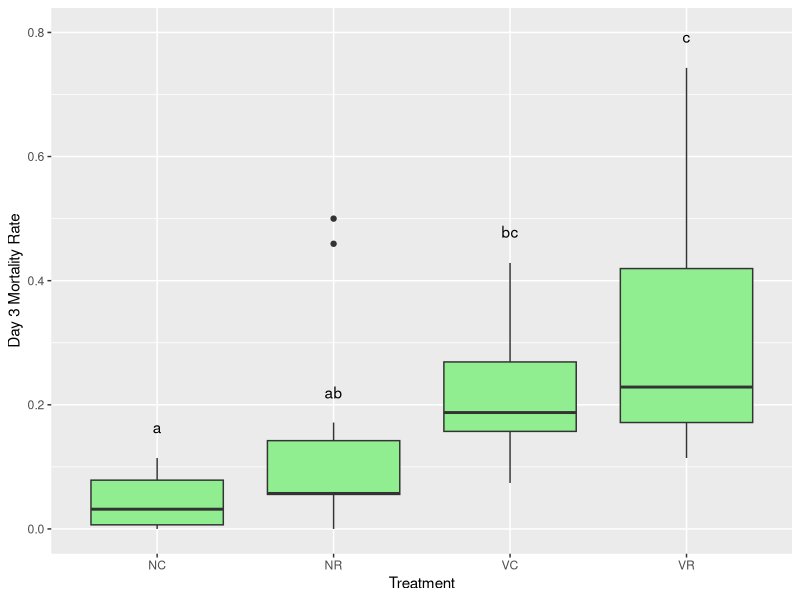
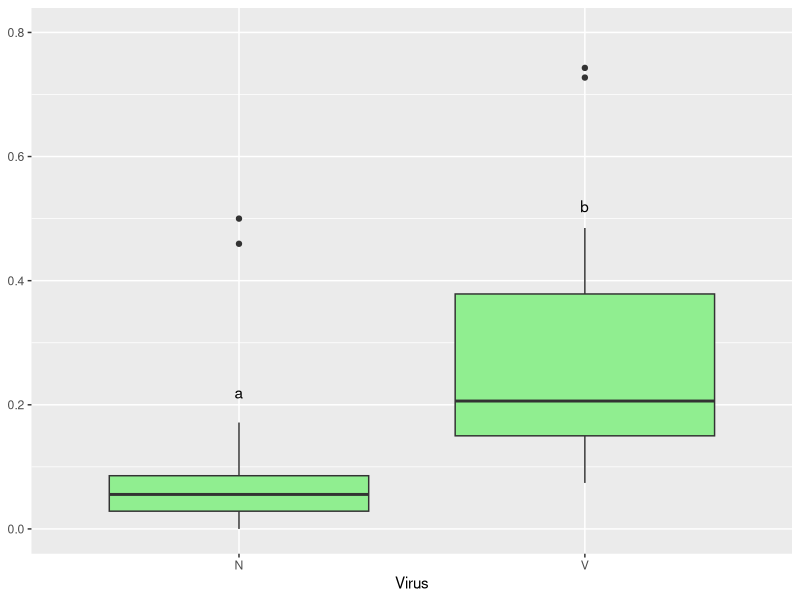
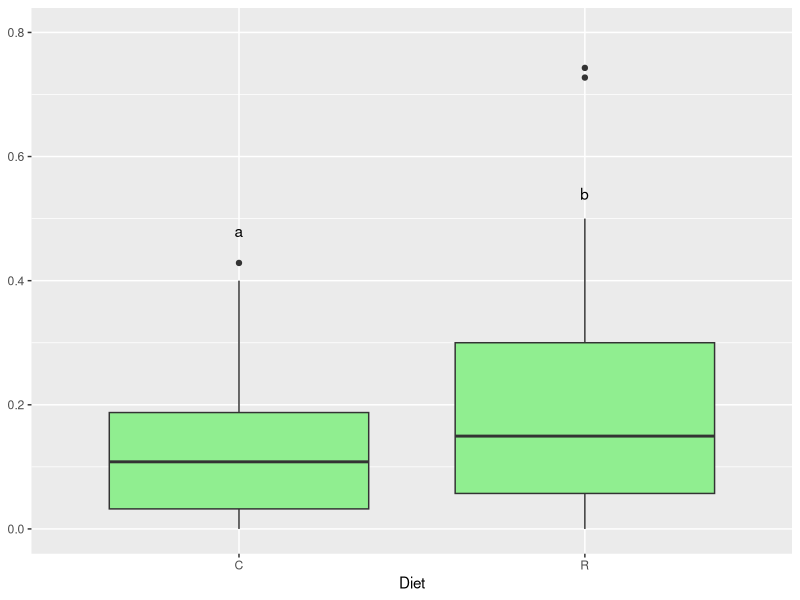

The R script that drew these images, in order: (Note: this script raises an error after producing the figures.)
library(plyr)
library(ggplot2)
library(multcompView)
library(readr)
library(multcomp)
library(nlme)

d <- read_csv("day3Mortality.csv")
d = as.data.frame(d)
attr(d, "spec") <- NULL
# Note: There are 14 NC; 15 VR, VC, NR
d = d[which(d$Treatment %in% c("None Chestnut", "None Rockrose", "Virus Chestnut", "Virus Rockrose")),]
d$Treatment

d$Treatment = as.factor(d$Treatment)
colnames(d)[3] = "Day3Mortality"
levels(d$Treatment) <- c('NC', 'NR', 'VC', 'VR')

d$Virus = sapply(d$Treatment, function(x) substr(x, 1, 1))
d$Diet = sapply(d$Treatment, function(x) substr(x, 2, 2))
d$Virus = as.factor(d$Virus)
d$Diet = as.factor(d$Diet)

mortcomp = lme(Day3Mortality ~ Diet*Virus, data=d, random = ~1|Experiment) 
mortcomp2 = lme(Day3Mortality ~ Treatment, data=d, random = ~1|Experiment) 
anova(mortcomp)
summary(glht(mortcomp2, linfct=mcp(Treatment="Tukey")))

# Mortality (All)
labelDF = data.frame(plot.labels=c("NR","VC","VR","NC"), labels = c("ab","bc","c","a"), V1 = c(0.22, 0.479, 0.793, 0.164))
plotMortality = ggplot(d, aes(x=Treatment, y=Day3Mortality)) + geom_boxplot(fill="palegreen2") + geom_text(data = labelDF, aes(x = plot.labels, y = V1, label = labels)) + ylab("Day 3 Mortality Rate") + theme_gray() + ylim(0,0.8)

# Mortality (N vs V)
labelDF = data.frame(plot.labels=c("N","V"), labels = c("a","b"), V1 = c(0.22, 0.52))
plotMortality2 = ggplot(d, aes(x=Virus, y=Day3Mortality)) + geom_boxplot(fill="palegreen2") + geom_text(data = labelDF, aes(x = plot.labels, y = V1, label = labels)) + theme_gray() + ylim(0,0.8) +theme(axis.title.y=element_blank())

# Mortality (R vs C)
labelDF = data.frame(plot.labels=c("C","R"), labels = c("a","b"), V1 = c(0.48, 0.54))
plotMortality3 = ggplot(d, aes(x=Diet, y=Day3Mortality)) + geom_boxplot(fill="palegreen2") + geom_text(data = labelDF, aes(x = plot.labels, y = V1, label = labels)) + theme_gray() + ylim(0,0.8)+theme(axis.title.y=element_blank())

###### Plot IAPV Values ########

d <- read_csv("logIAPV.csv")
d = as.data.frame(d)
attr(d, "spec") <- NULL
# Note: There are 14 NC; 15 VR, VC, NR

d = d[which(d$treatment %in% c("None Chestnut", "None Rockrose", "Virus Chestnut", "Virus Rockrose")),]

d$treatment = as.factor(d$treatment)
colnames(d)[3] = "logIAPV"
levels(d$treatment) <- c('NC', 'NR', 'VC', 'VR')
colnames(d)[1] <- "Treatment"

d$Virus = sapply(d$Treatment, function(x) substr(x, 1, 1))
d$Diet = sapply(d$Treatment, function(x) substr(x, 2, 2))
d$Virus = as.factor(d$Virus)
d$Diet = as.factor(d$Diet)

mortcomp = lme(logIAPV ~ Diet*Virus, data=d, random = ~1|Experiment) 
mortcomp2 = lme(logIAPV ~ Treatment, data=d, random = ~1|Experiment)
anova(mortcomp)
summary(glht(mortcomp2, linfct=mcp(Treatment="Tukey")))

# IAPV (All)
labelDF = data.frame(plot.labels=c("NR","VC","VR","NC"), labels = c("a","ab","b","a"), V1 = c(4.2, 5.3, 8.52, 3.8))
plotIAPV = ggplot(d, aes(x=Treatment, y=logIAPV)) + geom_boxplot(fill="paleturquoise2") + geom_text(data = labelDF, aes(x = plot.labels, y = V1, label = labels)) + ylab("Log IAPV Titer") +theme_gray() +ylim(2,9)

# IAPV (N vs V)
labelDF = data.frame(plot.labels=c("N","V"), labels = c("a","b"), V1 = c(4.3, 8.5))
plotIAPV2 = ggplot(d, aes(x=Virus, y=logIAPV)) + geom_boxplot(fill="paleturquoise2") + geom_text(data = labelDF, aes(x = plot.labels, y = V1, label = labels)) +theme_gray() + theme(axis.title.y=element_blank()) +ylim(2,9)

# IAPV (R vs C)
labelDF = data.frame(plot.labels=c("C","R"), labels = c("a","a"), V1 = c(4.3, 8.5))
plotIAPV3 = ggplot(d, aes(x=Diet, y=logIAPV)) + geom_boxplot(fill="paleturquoise2") + geom_text(data = labelDF, aes(x = plot.labels, y = V1, label = labels)) +theme_gray() + theme(axis.title.y=element_blank()) +ylim(2,9)
